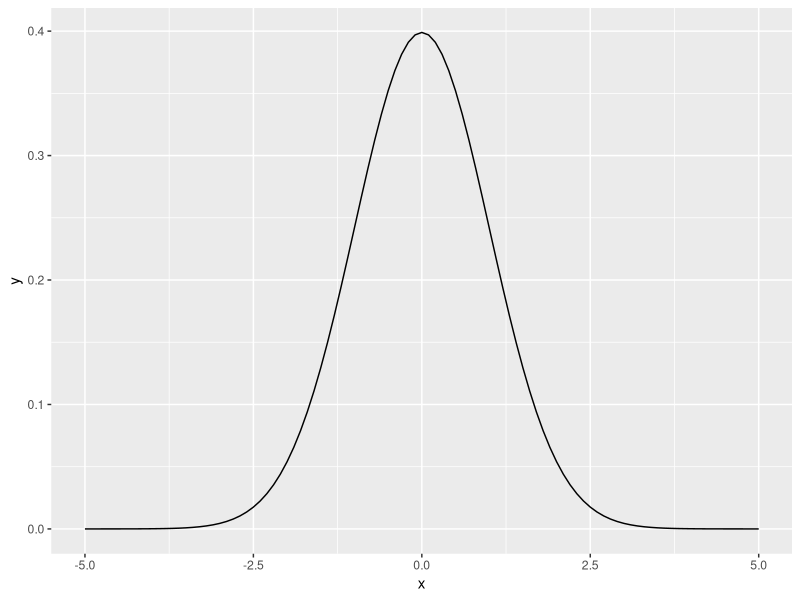
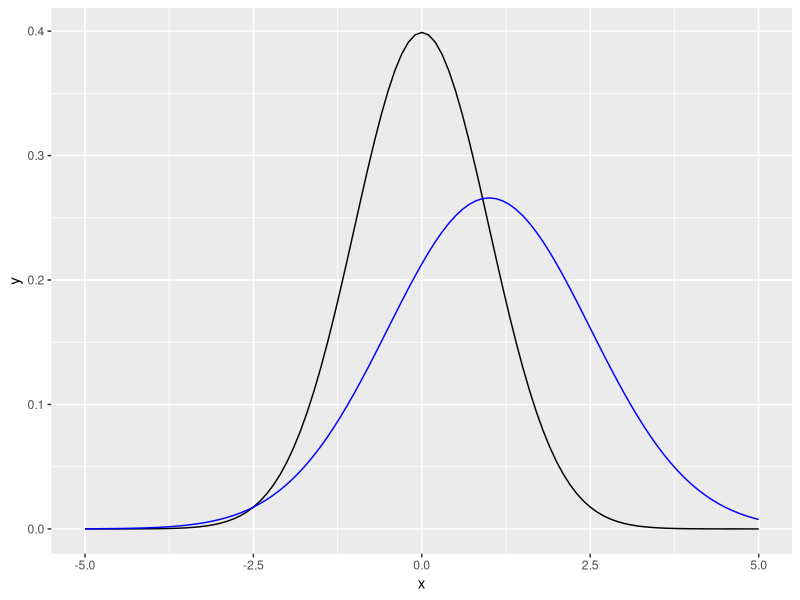
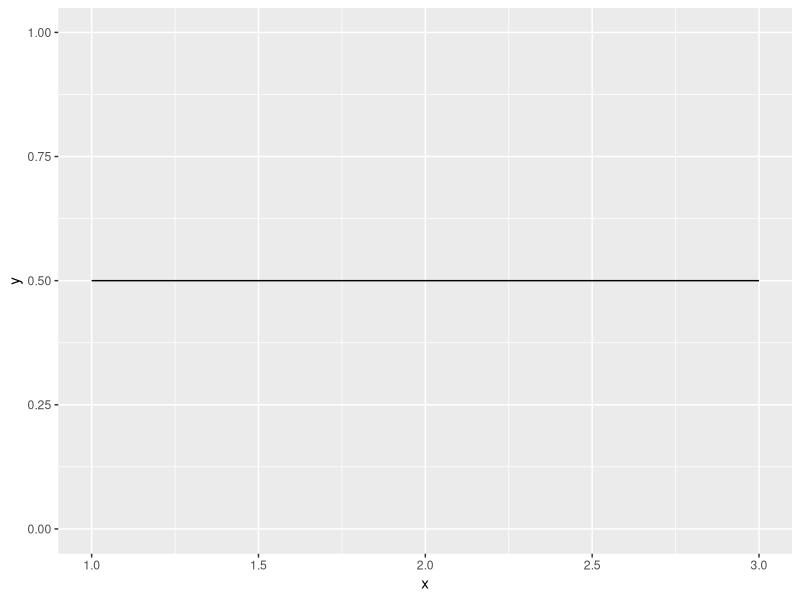

Here is the R script that generated these plots, in order: (Note: this script raises an error after producing the figures.)
## ---- chunk 1
x <- seq(-5, 5, length = 101)
y <- dnorm(x, mean = 0, sd = 1)
df <- data.frame(x, y)

library(ggplot2)
( p <- ggplot(df, mapping = aes(x = x, y = y)) +
         geom_line() )
## ---- chunk 2
pnorm(q = 84, 
      mean = 72, 
      sd = 15.2, 
      lower.tail = FALSE)
## ---- chunk 3
y <- dnorm(x, mean = 1, sd = 1.5)
df2 <- data.frame(x, y)
p + geom_line(data = df2, 
              mapping = aes(x = x, y = y), color = "blue")
## ---- chunk 4
runif(n = 10, min = 1, max = 3)
## ---- chunk 5
x <- seq(1, 3, length = 101)
y <- dunif(x, min = 1, max = 3)
df <- data.frame(x, y)
ggplot(data = df, mapping = aes(x = x, y = y)) +
  geom_line() +
  scale_y_continuous(limits = c(0, 1))
## ---- chunk 6
rpois(n = 100, lambda = 1.7)
## ---- chunk 7
lambda <- rgamma(n = 100, shape = 3.5, scale = .5)
rpois(n = 100, lambda = lambda)
## ---- chunk 8
d <- data.frame(toss = c("w", "l", "w", "w", "w", "l", "w", "l", "w"))
## ---- chunk 9
( d <- d |> 
 dplyr::mutate(n_trials  = 1:9,
               n_success = cumsum(toss == "w")) )
## ---- chunk 10
sequence_length <- 50   # how many points to calculate probability for

d |> 
  tidyr::expand(n_trials, 
         p_water = seq(from = 0, to = 1, 
                       length.out = sequence_length)) |> 
  dplyr::left_join(d, by = "n_trials") |>
  dplyr::group_by(p_water) |> 
  # lag is the *previous* value
  dplyr::mutate(lagged_n_success = dplyr::lag(n_success, k = 1), 
                lagged_n_trials  = dplyr::lag(n_trials,  k = 1)) |> 
  # if first time, flat prior. 
  # otherwise use previous posterior as new prior.
  dplyr::ungroup() |> 
  dplyr::mutate(prior = ifelse(n_trials == 1, 
                               .5,
                               dbinom(x = lagged_n_success, 
                               size = lagged_n_trials, 
                               prob = p_water)),
         strip = stringr::str_c("n = ", n_trials), # which draw is it?
         likelihood = dbinom(x = n_success, 
                             size = n_trials, 
                             prob = p_water)) |> # calculate likelihood for current draw
  # normalize the prior and the likelihood, making them probabilities 
  dplyr::group_by(n_trials) |> 
  dplyr::mutate(prior = prior / sum(prior),
         likelihood = likelihood / sum(likelihood)) |>   
  ggplot(mapping = aes(x = p_water)) +
  geom_line(mapping = aes(y = prior), linetype = 2) +
  geom_line(mapping = aes(y = likelihood)) +
  scale_x_continuous("proportion water", breaks = c(0, .5, 1)) +
  scale_y_continuous("probability", breaks = NULL) +
  facet_wrap(~strip, scales = "free_y") +
  theme_minimal()
## ---- chunk 11
M <- 100000
priorNF <- sample(21:250, size = M, replace = TRUE)
head(priorNF, n = 20)
## ---- chunk 12
head(table(priorNF))
tail(table(priorNF))
## ---- chunk 13
library(ggplot2)

ggplot(data = as.data.frame(priorNF), 
       mapping = aes(priorNF)) +
  geom_histogram(binwidth = 10, boundary = 20, 
                 color = "white", fill = "salmon") +
  xlab("Number of Fish in the Lake") +
  ggtitle(label = "Prior distribution on the number of fish in the lake") +
  theme_minimal()
## ---- chunk 14
fish <- rep(0:1, c(63 - 20, 20))
fish
## ---- chunk 15
sum(sample(fish, size = 20))
## ---- chunk 16
nMarked <- numeric()
for(j in 1:1000){
  nM <- sum(sample(fish, 20))
  nMarked <- c(nMarked, nM)
}

ggplot(data = as.data.frame(nMarked), 
       mapping = aes(nMarked)) +
  geom_histogram(breaks = seq(-.5, 12.5, 1),
    color = "white", fill = "salmon") +
    xlab("Number of Recaptured Fish") +
  ggtitle(label = "Conditional likelihood on the number of recaptured fish") +
  theme_minimal()
## ---- chunk 17
pickFish <- function(priorNF){
  fish <- rep(0:1, c(priorNF - 20, 20))
  sum(sample(fish, 20))
  }
## ---- chunk 18
pickFish(104)
pickFish(priorNF[10])
## ---- chunk 19
nMarked <- NULL
for(i in 1:M) {
  nMarked[i] <- pickFish(priorNF[i])
}
head(nMarked)
## ---- chunk 20
postNF <- priorNF[nMarked == 5]
ggplot(data = as.data.frame(postNF), 
       mapping = aes(postNF)) +
  geom_histogram(binwidth = 10, boundary = 20, 
                 color = "white", fill = "salmon") +
  xlab("Number of Fish in the Lake") +
  ggtitle(label = "Posterior distribution on the number of fish in the lake") +
  theme_minimal()
## ---- chunk 21
df <- data.frame(Distribution = rep(c("(A) Prior Distribution", 
                                      "(B) Posterior Distribution"), 
                                    c(M, length(postNF))), 
                 Values = c(priorNF, postNF))
head(df)
tail(df)
## ---- chunk 22
ggplot(data = df, 
       mapping = aes(x = Values)) +
  geom_histogram(aes(y = (..density..) * 20), 
                 binwidth = 10, color = "white", 
                 fill = "salmon") +
  scale_x_continuous(limits = c(20, 250)) +
  facet_wrap(~ Distribution, ncol = 1) +
  xlab("Number of Fish in the Lake") +
  ylab("Probability") +
  ggtitle(label = "How many fish are there in the lake?") +
  theme_minimal()
## ---- chunk 23
quantile(postNF, probs = c(.25, .75))
## ---- chunk 24
quantile(postNF, probs = c(.025, .975))
## ---- chunk 25
median(postNF)
## ---- chunk 26
sum(postNF > 200)/length(postNF) * 100
## ---- chunk 27
nMarked <- NULL
for(i in 1:length(postNF)) {
  nMarked[i] <- pickFish(postNF[i])
}

post2NF <- postNF[nMarked == 6]
## ---- chunk 28
df <- data.frame(Distribution = rep(c("(A) Prior Distribution", "(B) Posterior Distribution"), 
                                   c(length(postNF), length(post2NF))), 
                 Values = c(postNF, post2NF))
ggplot(data = df, 
       mapping = aes(x = Values)) +
  geom_histogram(aes(y = (..density..) * 20), 
                 binwidth = 10, color = "white", 
                 fill = "salmon") +
  scale_x_continuous(limits = c(20, 250)) +
  facet_wrap(~ Distribution, ncol = 1) +
  xlab("Number of Fish in the Lake") +
  ylab("Probability") +
  ggtitle(label = "How many fish are there in the lake?") +
  theme_minimal()
## ---- chunk 29
median(post2NF)
sum(post2NF > 200)/length(post2NF) * 100
